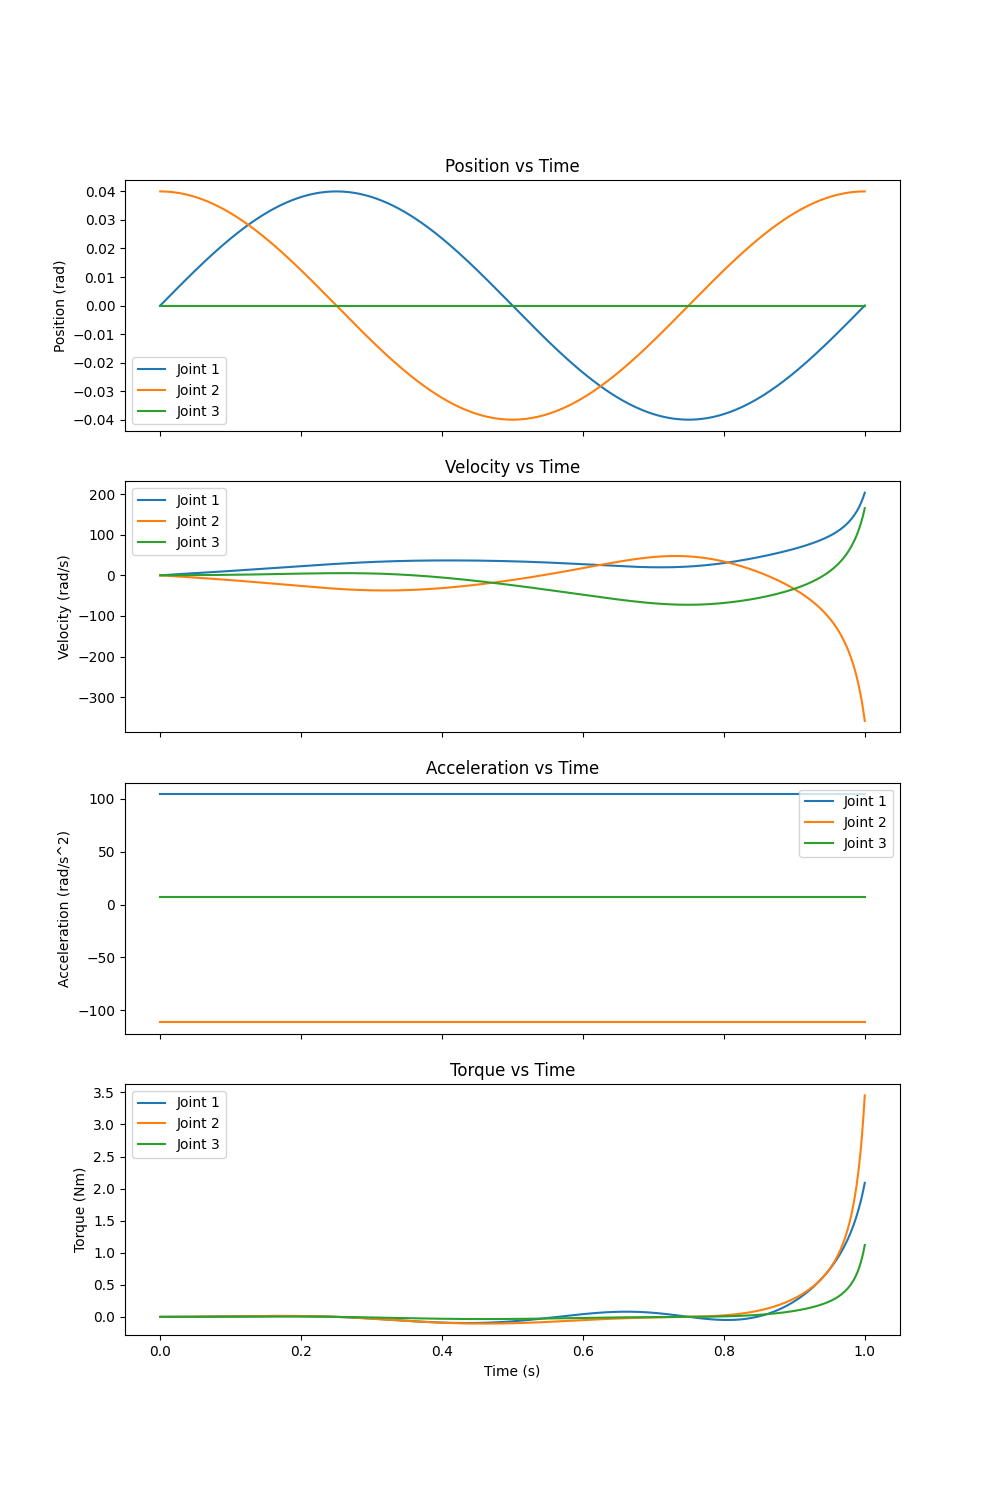

Write Python code to recreate this figure.
import numpy as np
import pandas as pd
import mujoco.viewer
import matplotlib.pyplot as plt
import time

model = mujoco.MjModel.from_xml_path(filename='planar3_with_mass.xml')
data = mujoco.MjData(model)

# Define a linear trajectory (cross) for the end-effector
amplitude = 0.04  # 4 cm
max_velocity = 0.4  # 0.4 m/s
duration = 1.0  # duration in seconds
timestep = model.opt.timestep
num_steps = int(duration / timestep)

t = np.linspace(0, duration, num_steps)

# Generate cross in Cartesian space
x_traj = amplitude * np.sin(2 * np.pi * t / duration)
y_traj = amplitude * np.cos(2 * np.pi * t / duration)
z_traj = np.zeros_like(t)

initial_qpos = np.zeros(3)
results_dynamic = []

with mujoco.viewer.launch_passive(model, data) as viewer:
    for i in range(num_steps):
        data.qpos[:] = initial_qpos
        # Compute FK to get end-effector position
        mujoco.mj_forward(model, data)
        # Set target position for the end-effector
        target_pos = np.array([x_traj[i], y_traj[i], z_traj[i]])
        # Compute IK
        data.qpos[:] = target_pos
        # Calculate ID
        mujoco.mj_inverse(model, data)

        # Collect data
        results_dynamic.append([
            t[i],
            *data.qpos,
            *data.qvel,
            *data.qacc,
            *data.qfrc_inverse,
            *target_pos
        ])

        mujoco.mj_step(model, data)
        viewer.sync()

    start_time = time.time()
    while viewer.is_running() and time.time() - start_time < 10:
        viewer.sync()

columns_dynamic = ['time', 'q1', 'q2', 'q3', 'qvel1', 'qvel2', 'qvel3', 'qacc1', 'qacc2', 'qacc3', 'torque1', 'torque2',
                   'torque3', 'x', 'y', 'z']
df_dynamic = pd.DataFrame(results_dynamic, columns=columns_dynamic)
df_dynamic.to_csv('lec3_dynamic.csv', index=False)

fig, axs = plt.subplots(4, 1, figsize=(10, 15), sharex=True)

# Position
axs[0].plot(df_dynamic['time'], df_dynamic[['q1', 'q2', 'q3']])
axs[0].set_ylabel('Position (rad)')
axs[0].legend(['Joint 1', 'Joint 2', 'Joint 3'])
axs[0].set_title('Position vs Time')

# Velocity
axs[1].plot(df_dynamic['time'], df_dynamic[['qvel1', 'qvel2', 'qvel3']])
axs[1].set_ylabel('Velocity (rad/s)')
axs[1].legend(['Joint 1', 'Joint 2', 'Joint 3'])
axs[1].set_title('Velocity vs Time')

# Acceleration
axs[2].plot(df_dynamic['time'], df_dynamic[['qacc1', 'qacc2', 'qacc3']])
axs[2].set_ylabel('Acceleration (rad/s^2)')
axs[2].legend(['Joint 1', 'Joint 2', 'Joint 3'])
axs[2].set_title('Acceleration vs Time')

# Torque
axs[3].plot(df_dynamic['time'], df_dynamic[['torque1', 'torque2', 'torque3']])
axs[3].set_ylabel('Torque (Nm)')
axs[3].legend(['Joint 1', 'Joint 2', 'Joint 3'])
axs[3].set_title('Torque vs Time')
axs[3].set_xlabel('Time (s)')

plt.savefig('lec3_dynamic.png')
plt.show()
